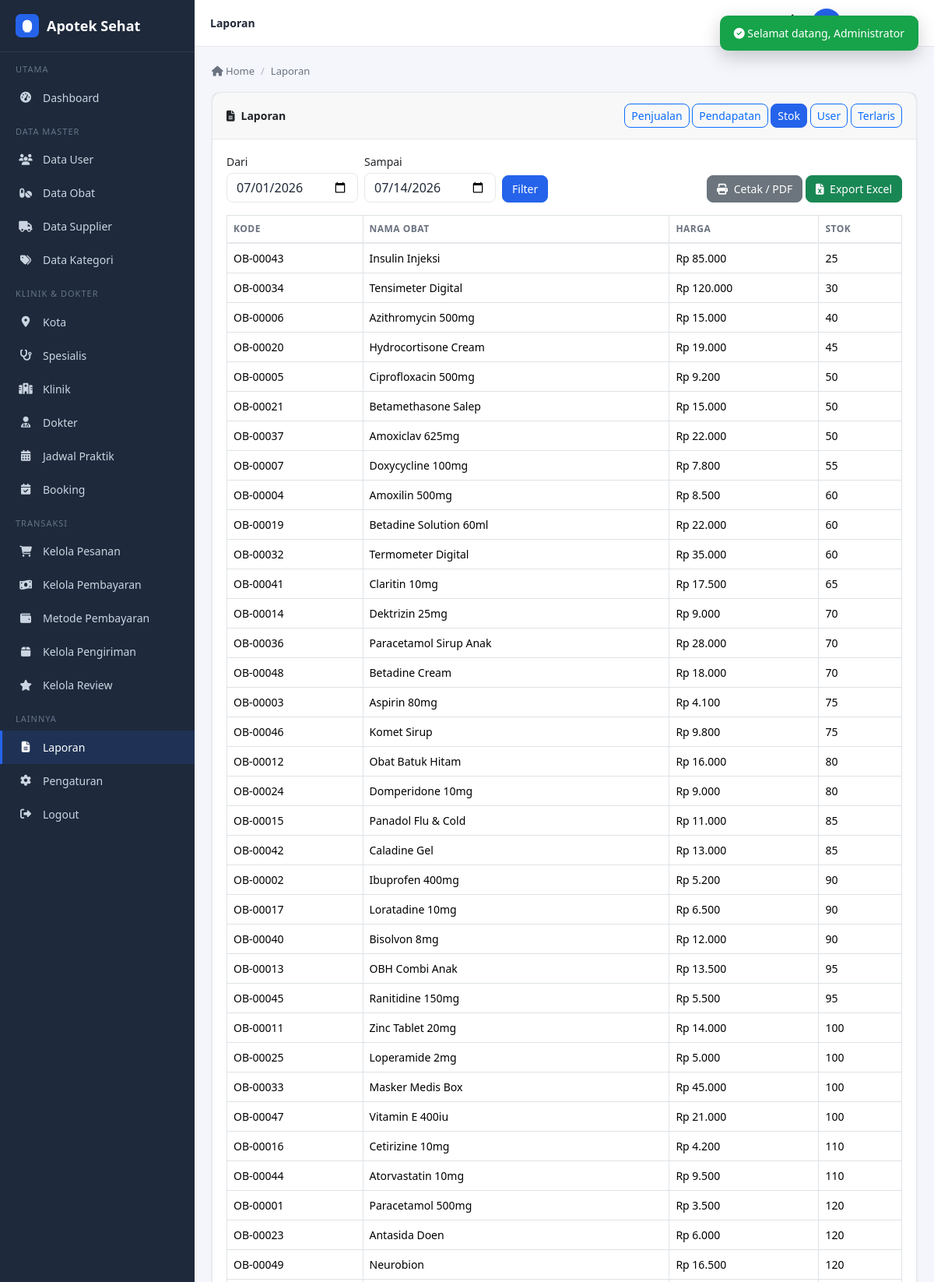
/admin/laporan/index.php?r=stok (signed in, upper part), run on the app's committed database.
### tables this page shows
CREATE TABLE IF NOT EXISTS obat (
  id_obat        INT(11) UNSIGNED NOT NULL AUTO_INCREMENT,
  kode_obat      VARCHAR(20) NOT NULL,
  nama_obat      VARCHAR(150) NOT NULL,
  id_kategori    INT(11) UNSIGNED DEFAULT NULL,
  id_supplier    INT(11) UNSIGNED DEFAULT NULL,
  harga          DECIMAL(12,2) NOT NULL DEFAULT 0,
  stok           INT(11) NOT NULL DEFAULT 0,
  deskripsi      TEXT DEFAULT NULL,
  gambar         VARCHAR(255) DEFAULT NULL,
  tanggal_expired DATE DEFAULT NULL,
  created_at     DATETIME NOT NULL DEFAULT CURRENT_TIMESTAMP,
  PRIMARY KEY (id_obat),
  UNIQUE KEY unik_kode_obat (kode_obat),
  KEY fk_obat_kategori (id_kategori),
  KEY fk_obat_supplier (id_supplier),
  CONSTRAINT fk_obat_kategori FOREIGN KEY (id_kategori) REFERENCES kategori_obat (id_kategori)
    ON DELETE SET NULL ON UPDATE CASCADE,
  CONSTRAINT fk_obat_supplier FOREIGN KEY (id_supplier) REFERENCES supplier (id_supplier)
    ON DELETE SET NULL ON UPDATE CASCADE
);

### functions/functions.php (called while the page is built, shortened)
<?php
function e($str) {
    return htmlspecialchars((string)($str ?? ''), ENT_QUOTES, 'UTF-8');
}
function rupiah($n) {
    return 'Rp ' . number_format((float)$n, 0, ',', '.');
}

### admin/laporan/index.php (the view, shortened to what this page needs)
<?php
require_once '../../config/koneksi.php';
$r = $_GET['r'] ?? 'penjualan';
$from = $_GET['from'] ?? date('Y-m-01');
$to   = $_GET['to'] ?? date('Y-m-d');
$rows = [];
$total = 0;
if ($r === 'penjualan') {
    $stmt = $pdo->prepare("SELECT p.*, u.nama FROM pesanan p JOIN users u ON u.id_user=p.id_user WHERE DATE(p.tanggal) BETWEEN ? AND ? ORDER BY p.tanggal DESC");
    $stmt->execute([$from, $to]); $rows = $stmt->fetchAll();
    foreach ($rows as $x) $total += $x['total'];
} elseif ($r === 'stok') {
    $rows = $pdo->query("SELECT * FROM obat ORDER BY stok ASC")->fetchAll();
} elseif ($r === 'user') {
    $rows = $pdo->query("SELECT * FROM users WHERE role='customer' ORDER BY id_user")->fetchAll();
}
require_once '../../includes/header_admin.php';
?>
<div class="card">
    <div class="card-header d-flex flex-wrap justify-content-between align-items-center gap-2">
        <span><i class="fas fa-file-alt me-2"></i>Laporan</span>
        <div>
            <a href="?r=penjualan" class="btn btn-sm btn-<?= $r==='penjualan'?'primary':'outline-primary' ?>">Penjualan</a>
            <a href="?r=pendapatan" class="btn btn-sm btn-<?= $r==='pendapatan'?'primary':'outline-primary' ?>">Pendapatan</a>
            <a href="?r=stok" class="btn btn-sm btn-<?= $r==='stok'?'primary':'outline-primary' ?>">Stok</a>
            <a href="?r=user" class="btn btn-sm btn-<?= $r==='user'?'primary':'outline-primary' ?>">User</a>
            <a href="?r=terlaris" class="btn btn-sm btn-<?= $r==='terlaris'?'primary':'outline-primary' ?>">Terlaris</a>
        </div>
    </div>
    <div class="card-body">
        <form method="get" class="row g-2 align-items-end mb-3 no-print">
            <div class="col-auto"><label class="form-label">Dari</label><input type="date" name="from" class="form-control" value="<?= e($from) ?>"></div>
            <div class="col-auto"><label class="form-label">Sampai</label><input type="date" name="to" class="form-control" value="<?= e($to) ?>"></div>
            <div class="col-auto"><button class="btn btn-primary">Filter</button></div>
            <div class="col-auto ms-auto">
                <button type="button" class="btn btn-secondary" onclick="window.print()"><i class="fas fa-print me-1"></i> Cetak / PDF</button>
                <a href="<?= BASE_URL ?>admin/laporan/export.php?r=<?= e($r) ?>&from=<?= e($from) ?>&to=<?= e($to) ?>" class="btn btn-success"><i class="fas fa-file-excel me-1"></i> Export Excel</a>
            </div>
        </form>
        <div class="table-responsive">
        <?php if ($r === 'penjualan'): ?>
            <table class="table table-bordered">
                <thead><tr><th>No</th><th>Kode</th><th>Customer</th><th>Tanggal</th><th>Total</th><th>Status</th></tr></thead>
                <tbody>
                <?php foreach ($rows as $i => $x): ?><tr>
                    <td><?= $i+1 ?></td><td><?= e($x['kode_pesanan']) ?></td><td><?= e($x['nama']) ?></td><td><?= tgl_waktu($x['tanggal']) ?></td><td><?= rupiah($x['total']) ?></td><td><?= e($x['status']) ?></td>
                </tr><?php endforeach; ?>
                <tr><th colspan="4">Total</th><th colspan="2"><?= rupiah($total) ?></th></tr>
                </tbody>
            </table>
        <?php elseif ($r === 'stok'): ?>
            <table class="table table-bordered">
                <thead><tr><th>Kode</th><th>Nama Obat</th><th>Harga</th><th>Stok</th></tr></thead>
                <tbody>
                <?php foreach ($rows as $x): ?><tr><td><?= e($x['kode_obat']) ?></td><td><?= e($x['nama_obat']) ?></td><td><?= rupiah($x['harga']) ?></td><td><?= $x['stok'] ?></td></tr><?php endforeach; ?>
                </tbody>
            </table>
        <?php endif; ?>
        </div>
    </div>
</div>
<?php require_once '../../includes/footer_admin.php'; ?>

### assets/css/style.css (style rules this page uses)
:root { --primary: #2563eb; --primary-dark: #1d4ed8; --primary-light: #dbeafe; --bg: #f4f6fb; --surface: #ffffff; --text: #1f2937; --text-muted: #6b7280; --border: #e5e7eb; --sidebar-bg: #1e293b; --sidebar-text: #cbd5e1; --success: #16a34a; --danger: #dc2626; --warning: #f59e0b; --info: #0ea5e9; --shadow: 0 1px 3px rgba(0,0,0,.08), 0 1px 2px rgba(0,0,0,.04); --radius: 12px; }
* { box-sizing: border-box; }
body { background: var(--bg); color: var(--text); font-family: 'Segoe UI', system-ui, -apple-system, sans-serif; margin: 0; font-size: 14px; }
a { text-decoration: none; color: var(--primary); }
.table-responsive { overflow-x: auto; -webkit-overflow-scrolling: touch; }
.table td, .table th { white-space: normal; overflow-wrap: anywhere; word-break: break-word; }
.card, .card-body, .card-header, .alert, .modal-body, .modal-header, .modal-footer, .dropdown-menu, .dropdown-item { overflow-wrap: anywhere; word-break: break-word; }
.card { background: var(--surface); border: 1px solid var(--border); border-radius: var(--radius); box-shadow: var(--shadow); margin-bottom: 20px; }
.card-header { padding: 14px 18px; border-bottom: 1px solid var(--border); font-weight: 600; display: flex; justify-content: space-between; align-items: center; }
.card-body { padding: 18px; }
.btn-primary, .btn-success, .btn-danger, .btn-warning, .btn-info, .btn-secondary, .btn-outline-primary { border-radius: 8px; font-size: 14px; }
.btn-primary { background: var(--primary); border-color: var(--primary); }
.table { color: var(--text); }
.table > :not(caption) > * > * { background: transparent; }
.table thead th { border-bottom: 2px solid var(--border); font-size: 12px; text-transform: uppercase; letter-spacing: .5px; color: var(--text-muted); }
.form-control, .form-select { background: var(--surface); border-color: var(--border); color: var(--text); border-radius: 8px; }
.form-label { font-weight: 500; margin-bottom: 4px; }

### data on the page
obat: kode_obat "OB-00043", nama_obat "Insulin Injeksi", harga "Rp 85.000", stok "25"
obat: kode_obat "OB-00034", nama_obat "Tensimeter Digital", harga "Rp 120.000", stok "30"
obat: kode_obat "OB-00006", nama_obat "Azithromycin 500mg", harga "Rp 15.000", stok "40"
obat: kode_obat "OB-00020", nama_obat "Hydrocortisone Cream", harga "Rp 19.000", stok "45"
obat: kode_obat "OB-00005", nama_obat "Ciprofloxacin 500mg", harga "Rp 9.200", stok "50"
obat: kode_obat "OB-00021", nama_obat "Betamethasone Salep", harga "Rp 15.000", stok "50"
obat: kode_obat "OB-00037", nama_obat "Amoxiclav 625mg", harga "Rp 22.000", stok "50"
obat: kode_obat "OB-00007", nama_obat "Doxycycline 100mg", harga "Rp 7.800", stok "55"
obat: kode_obat "OB-00004", nama_obat "Amoxilin 500mg", harga "Rp 8.500", stok "60"
obat: kode_obat "OB-00019", nama_obat "Betadine Solution 60ml", harga "Rp 22.000", stok "60"
obat: kode_obat "OB-00032", nama_obat "Termometer Digital", harga "Rp 35.000", stok "60"
obat: kode_obat "OB-00041", nama_obat "Claritin 10mg", harga "Rp 17.500", stok "65"
obat: kode_obat "OB-00014", nama_obat "Dektrizin 25mg", harga "Rp 9.000", stok "70"
obat: kode_obat "OB-00036", nama_obat "Paracetamol Sirup Anak", harga "Rp 28.000", stok "70"
obat: kode_obat "OB-00048", nama_obat "Betadine Cream", harga "Rp 18.000", stok "70"
obat: kode_obat "OB-00003", nama_obat "Aspirin 80mg", harga "Rp 4.100", stok "75"
obat: kode_obat "OB-00046", nama_obat "Komet Sirup", harga "Rp 9.800", stok "75"
obat: kode_obat "OB-00012", nama_obat "Obat Batuk Hitam", harga "Rp 16.000", stok "80"
obat: kode_obat "OB-00024", nama_obat "Domperidone 10mg", harga "Rp 9.000", stok "80"
obat: kode_obat "OB-00015", nama_obat "Panadol Flu & Cold", harga "Rp 11.000", stok "85"
obat: kode_obat "OB-00042", nama_obat "Caladine Gel", harga "Rp 13.000", stok "85"
obat: kode_obat "OB-00002", nama_obat "Ibuprofen 400mg", harga "Rp 5.200", stok "90"
obat: kode_obat "OB-00017", nama_obat "Loratadine 10mg", harga "Rp 6.500", stok "90"
obat: kode_obat "OB-00040", nama_obat "Bisolvon 8mg", harga "Rp 12.000", stok "90"
obat: kode_obat "OB-00013", nama_obat "OBH Combi Anak", harga "Rp 13.500", stok "95"
obat: kode_obat "OB-00045", nama_obat "Ranitidine 150mg", harga "Rp 5.500", stok "95"
obat: kode_obat "OB-00011", nama_obat "Zinc Tablet 20mg", harga "Rp 14.000", stok "100"
obat: kode_obat "OB-00025", nama_obat "Loperamide 2mg", harga "Rp 5.000", stok "100"
obat: kode_obat "OB-00033", nama_obat "Masker Medis Box", harga "Rp 45.000", stok "100"
obat: kode_obat "OB-00047", nama_obat "Vitamin E 400iu", harga "Rp 21.000", stok "100"
obat: kode_obat "OB-00016", nama_obat "Cetirizine 10mg", harga "Rp 4.200", stok "110"
obat: kode_obat "OB-00044", nama_obat "Atorvastatin 10mg", harga "Rp 9.500", stok "110"
obat: kode_obat "OB-00001", nama_obat "Paracetamol 500mg", harga "Rp 3.500", stok "120"
obat: kode_obat "OB-00023", nama_obat "Antasida Doen", harga "Rp 6.000", stok "120"
obat: kode_obat "OB-00049", nama_obat "Neurobion", harga "Rp 16.500", stok "120"

### other printed values
$page_title "Laporan"
